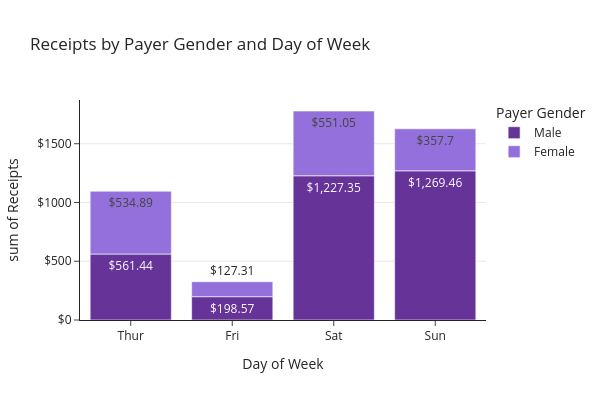

The notebook cell saved with this chart:
### Code cell
fig.update_yaxes( # the y-axis is in dollars
    tickprefix="$", showgrid=True
)

### Figure 1 — Plotly figure (JSON) as saved in the notebook; plotly's stock layout.template omitted (floating-point values rounded to 4 significant figures; data arrays with more than 128 entries replaced by an {"elided": "..."} marker saying what was removed)
{"data": [{"alignmentgroup": "True", "bingroup": "x", "histfunc": "sum", "hovertemplate": "Payer Gender=Male<br>Day of Week=%{x}<br>sum of Receipts=%{y}<extra></extra>", "legendgroup": "Male", "marker": {"color": "RebeccaPurple", "pattern": {"shape": ""}}, "name": "Male", "offsetgroup": "Male", "orientation": "v", "showlegend": true, "texttemplate": "%{value}", "type": "histogram", "x": {"elided": "157 str values"}, "xaxis": "x", "y": {"elided": "157 float values"}, "yaxis": "y"}, {"alignmentgroup": "True", "bingroup": "x", "histfunc": "sum", "hovertemplate": "Payer Gender=Female<br>Day of Week=%{x}<br>sum of Receipts=%{y}<extra></extra>", "legendgroup": "Female", "marker": {"color": "MediumPurple", "pattern": {"shape": ""}}, "name": "Female", "offsetgroup": "Female", "orientation": "v", "showlegend": true, "texttemplate": "%{value}", "type": "histogram", "x": ["Sun", "Sun", "Sun", "Sun", "Sun", "Sun", "Sat", "Sat", "Sat", "Sat", "Sat", "Sat", "Sun", "Sun", "Sat", "Sat", "Sat", "Sat", "Sat", "Sat", "Sat", "Thur", "Thur", "Fri", "Fri", "Fri", "Fri", "Fri", "Sat", "Sat", "Sat", "Sat", "Sat", "Sun", "Sun", "Thur", "Thur", "Thur", "Thur", "Thur", "Thur", "Thur", "Thur", "Thur", "Thur", "Thur", "Thur", "Thur", "Thur", "Thur", "Thur", "Thur", "Thur", "Thur", "Thur", "Thur", "Thur", "Sun", "Sun", "Sun", "Sun", "Sun", "Sat", "Sat", "Sun", "Sun", "Sun", "Thur", "Thur", "Thur", "Thur", "Thur", "Thur", "Thur", "Sat", "Sat", "Sat", "Sat", "Sat", "Fri", "Fri", "Fri", "Fri", "Sat", "Sat", "Sat", "Thur"], "xaxis": "x", "y": [16.99, 24.59, 35.26, 14.83, 10.33, 16.97, 20.29, 15.77, 19.65, 15.06, 20.69, 16.93, 10.29, 34.81, 26.41, 16.45, 3.07, 17.07, 26.86, 25.28, 14.73, 10.07, 34.83, 5.75, 16.32, 22.75, 11.35, 15.38, 44.3, 22.42, 20.92, 14.31, 7.25, 25.71, 17.31, 10.65, 12.43, 24.08, 13.42, 12.48, 29.8, 14.52, 11.38, 20.27, 11.17, 12.26, 18.26, 8.51, 10.33, 14.15, 13.16, 17.47, 27.05, 16.43, 8.35, 18.64, 11.87, 29.85, 25, 13.39, 16.21, 17.51, 10.59, 10.63, 9.6, 20.9, 18.15, 19.81, 43.11, 13, 12.74, 13, 16.4, 16.47, 12.76, 13.27, 28.17, 12.9, 30.14, 13.42, 15.98, 16.27, 10.09, 22.12, 35.83, 27.18, 18.78], "yaxis": "y"}], "layout": {"barmode": "relative", "height": 400, "legend": {"title": {"text": "Payer Gender"}, "tracegroupgap": 0}, "title": {"text": "Receipts by Payer Gender and Day of Week"}, "width": 600, "xaxis": {"anchor": "y", "categoryarray": ["Thur", "Fri", "Sat", "Sun"], "categoryorder": "array", "domain": [0, 1], "title": {"text": "Day of Week"}}, "yaxis": {"anchor": "x", "domain": [0, 1], "showgrid": true, "tickprefix": "$", "title": {"text": "sum of Receipts"}}}}
